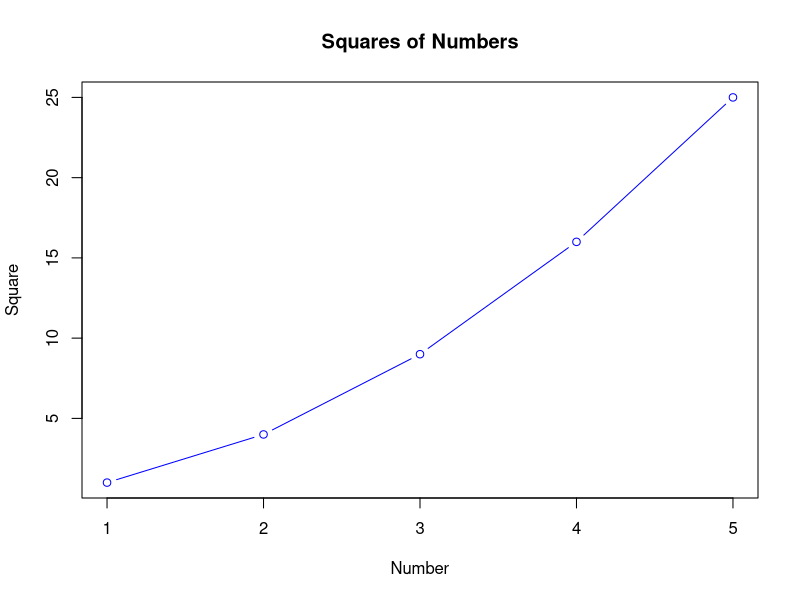

Recreate this plot in R. (Note: this script raises an error after producing the figure.)
# Basic math
2 + 3

# Vector
numbers <- c(1, 2, 3, 4, 5)
print(numbers)

# Simple plot
plot(numbers, numbers^2, type="b", col="blue",
     main="Squares of Numbers", xlab="Number", ylab="Square")


# Load CSV
#data <- read.csv("student_scores.csv")
data <- student_scores
# Display first rows
head(data)

# Calculate mean
mean(data$Score)

# Plot histogram
hist(data$Score, main="Score Distribution", col="lightblue")
